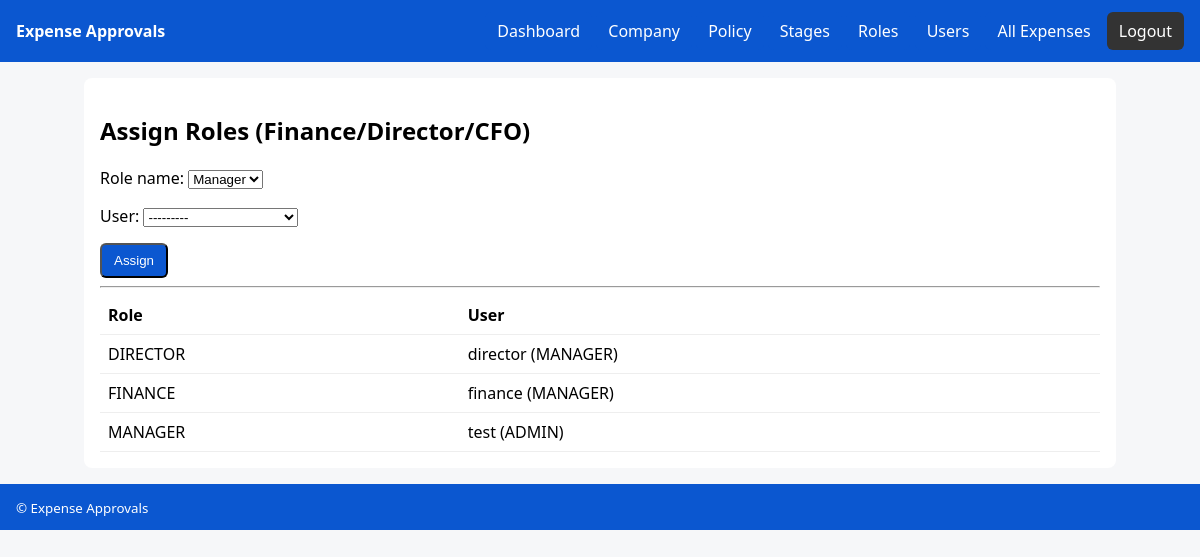
The page /expenses/settings/roles/ (signed in) on the database its author committed.
### expenses/models.py (models this page shows, shortened)
class RoleAssignment(models.Model):
    company = models.ForeignKey(Company, on_delete=models.CASCADE, related_name="role_assignments")
    role_name = models.CharField(max_length=32, choices=ApproverRole.choices)
    user = models.ForeignKey(settings.AUTH_USER_MODEL, on_delete=models.CASCADE)
    class Meta:
        unique_together = ("company", "role_name")

class User(AbstractUser):
    class Role(models.TextChoices):
        ADMIN = "ADMIN", "Admin"
        MANAGER = "MANAGER", "Manager"
        EMPLOYEE = "EMPLOYEE", "Employee"
    company = models.ForeignKey(Company, null=True, blank=True, on_delete=models.SET_NULL, related_name="users")
    role = models.CharField(max_length=16, choices=Role.choices, default=Role.EMPLOYEE)
    manager = models.ForeignKey("self", null=True, blank=True, on_delete=models.SET_NULL, related_name="team_members")
    def is_admin(self):
        return self.role == self.Role.ADMIN
    def __str__(self):
        return f"{self.username} ({self.role})"

### expenses/views.py (the view)
# urls.py: path("settings/roles/", views.assign_roles, name="assign_roles"),
@login_required
@user_passes_test(is_admin)
@require_http_methods(["GET", "POST"])
def assign_roles(request: HttpRequest):
    company = request.user.company
    if company is None:
        messages.error(request, "No company found for your user.")
        return redirect("dashboard")
    if request.method == "POST":
        form = RoleAssignmentForm(company, request.POST)
        if form.is_valid():
            role_name = form.cleaned_data["role_name"]
            user = form.cleaned_data["user"]
            RoleAssignment.objects.update_or_create(
                company=company,
                role_name=role_name,
                defaults={"user": user},
            )
            messages.success(request, f"Assigned {role_name} role to {user.username}.")
            return redirect("assign_roles")
    else:
        form = RoleAssignmentForm(company)
    assignments = RoleAssignment.objects.filter(company=company).select_related("user").order_by("role_name")
    return render(request, "expenses/assign_roles.html", {"form": form, "assignments": assignments})

### expenses/forms.py
class RoleAssignmentForm(forms.Form):
    role_name = forms.ChoiceField(choices=ApproverRole.choices)
    user = forms.ModelChoiceField(queryset=User.objects.none())
    def __init__(self, company, *args, **kwargs):
        super().__init__(*args, **kwargs)
        self.fields["user"].queryset = User.objects.filter(company=company)

### expenses/views.py (called while the page is built)
def is_admin(user: User): return user.is_authenticated and user.is_admin()

### templates/expenses/assign_roles.html (shortened to what this page needs)
{% extends "expenses/base.html" %}
{% block content %}
<h2>Assign Roles (Finance/Director/CFO)</h2>
<form method="post">
  {{ form.as_p }}
  <button class="btn" type="submit">Assign</button>
</form>
<hr />
<table>
  <thead><tr><th>Role</th><th>User</th></tr></thead>
  <tbody>
    {% for a in assignments %}
      <tr><td>{{ a.role_name }}</td><td>{{ a.user }}</td></tr>
    {% empty %}
      <tr><td colspan="2">No assignments yet.</td></tr>
    {% endfor %}
  </tbody>
</table>
{% endblock %}

### templates/expenses/base.html (style rules this page uses)
body { font-family: system-ui, sans-serif; margin: 0; padding: 0; background: #f6f7f9; }
.btn { display: inline-block; padding: 8px 12px; background: #0b57d0; color: #fff; border-radius: 6px; }
table { width: 100%; border-collapse: collapse; }
th, td { padding: 8px; border-bottom: 1px solid #eee; text-align: left; }

### rows shown on the page
RoleAssignment: role_name "DIRECTOR", user "director (MANAGER)"
RoleAssignment: role_name "FINANCE", user "finance (MANAGER)"
RoleAssignment: role_name "MANAGER", user "test (ADMIN)"
